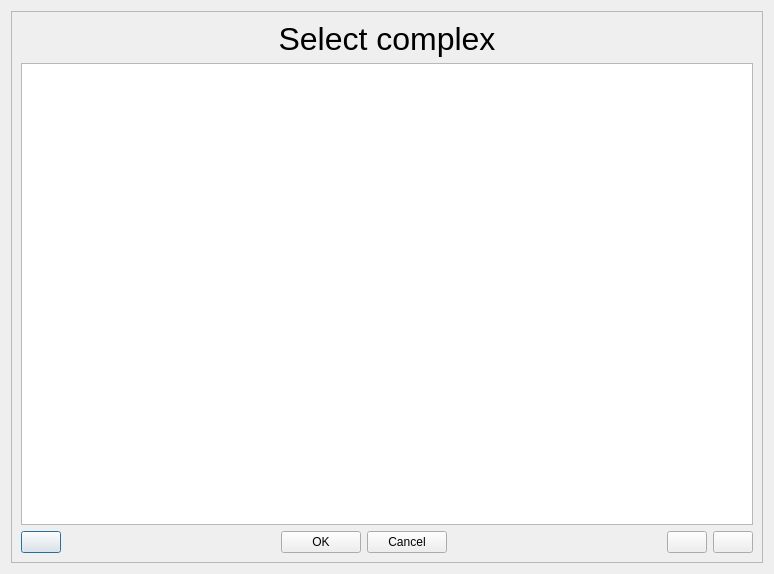
<?xml version="1.0" encoding="UTF-8"?>
<ui version="4.0">
 <class>DlgComplexDish</class>
 <widget class="QDialog" name="DlgComplexDish">
  <property name="geometry">
   <rect>
    <x>0</x>
    <y>0</y>
    <width>774</width>
    <height>574</height>
   </rect>
  </property>
  <property name="windowTitle">
   <string>Dish complex</string>
  </property>
  <layout class="QVBoxLayout" name="verticalLayout_2">
   <item>
    <widget class="QFrame" name="frame">
     <property name="frameShape">
      <enum>QFrame::StyledPanel</enum>
     </property>
     <property name="frameShadow">
      <enum>QFrame::Raised</enum>
     </property>
     <layout class="QVBoxLayout" name="verticalLayout">
      <property name="leftMargin">
       <number>9</number>
      </property>
      <property name="topMargin">
       <number>9</number>
      </property>
      <property name="rightMargin">
       <number>9</number>
      </property>
      <property name="bottomMargin">
       <number>9</number>
      </property>
      <item>
       <widget class="QLabel" name="lbTitle">
        <property name="font">
         <font>
          <pointsize>24</pointsize>
         </font>
        </property>
        <property name="text">
         <string>Select complex</string>
        </property>
        <property name="alignment">
         <set>Qt::AlignCenter</set>
        </property>
       </widget>
      </item>
      <item>
       <widget class="QTableWidget" name="tblData">
        <property name="verticalScrollBarPolicy">
         <enum>Qt::ScrollBarAlwaysOff</enum>
        </property>
        <property name="horizontalScrollBarPolicy">
         <enum>Qt::ScrollBarAlwaysOff</enum>
        </property>
        <property name="editTriggers">
         <set>QAbstractItemView::NoEditTriggers</set>
        </property>
        <property name="selectionMode">
         <enum>QAbstractItemView::SingleSelection</enum>
        </property>
        <attribute name="horizontalHeaderVisible">
         <bool>false</bool>
        </attribute>
        <attribute name="horizontalHeaderDefaultSectionSize">
         <number>200</number>
        </attribute>
        <attribute name="verticalHeaderVisible">
         <bool>false</bool>
        </attribute>
        <attribute name="verticalHeaderDefaultSectionSize">
         <number>60</number>
        </attribute>
       </widget>
      </item>
      <item>
       <widget class="QWidget" name="widget" native="true">
        <layout class="QHBoxLayout" name="horizontalLayout">
         <property name="leftMargin">
          <number>0</number>
         </property>
         <property name="topMargin">
          <number>0</number>
         </property>
         <property name="rightMargin">
          <number>0</number>
         </property>
         <property name="bottomMargin">
          <number>0</number>
         </property>
         <item>
          <widget class="QPushButton" name="btnBack">
           <property name="text">
            <string/>
           </property>
           <property name="icon">
            <iconset resource="res.qrc">
             <normaloff>:/images/back.png</normaloff>:/images/back.png</iconset>
           </property>
          </widget>
         </item>
         <item>
          <spacer name="horizontalSpacer">
           <property name="orientation">
            <enum>Qt::Horizontal</enum>
           </property>
           <property name="sizeHint" stdset="0">
            <size>
             <width>40</width>
             <height>20</height>
            </size>
           </property>
          </spacer>
         </item>
         <item>
          <widget class="QPushButton" name="btnOk">
           <property name="text">
            <string>OK</string>
           </property>
          </widget>
         </item>
         <item>
          <widget class="QPushButton" name="btnCancel">
           <property name="text">
            <string>Cancel</string>
           </property>
          </widget>
         </item>
         <item>
          <spacer name="horizontalSpacer_2">
           <property name="orientation">
            <enum>Qt::Horizontal</enum>
           </property>
           <property name="sizeHint" stdset="0">
            <size>
             <width>40</width>
             <height>20</height>
            </size>
           </property>
          </spacer>
         </item>
         <item>
          <widget class="QPushButton" name="btnUp">
           <property name="text">
            <string/>
           </property>
           <property name="icon">
            <iconset resource="res.qrc">
             <normaloff>:/images/up.png</normaloff>:/images/up.png</iconset>
           </property>
          </widget>
         </item>
         <item>
          <widget class="QPushButton" name="btnDown">
           <property name="text">
            <string/>
           </property>
           <property name="icon">
            <iconset resource="res.qrc">
             <normaloff>:/images/down.png</normaloff>:/images/down.png</iconset>
           </property>
          </widget>
         </item>
        </layout>
       </widget>
      </item>
     </layout>
    </widget>
   </item>
  </layout>
 </widget>
 <resources>
  <include location="res.qrc"/>
 </resources>
 <connections/>
</ui>
